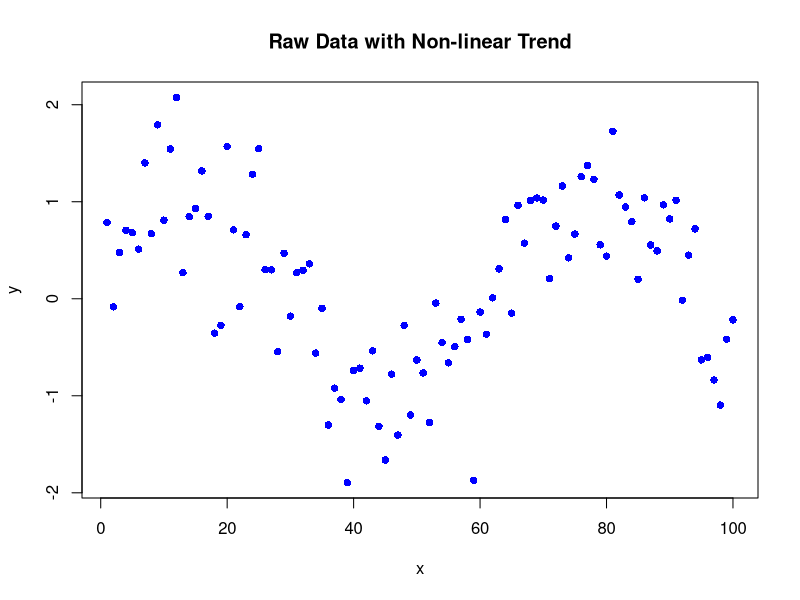
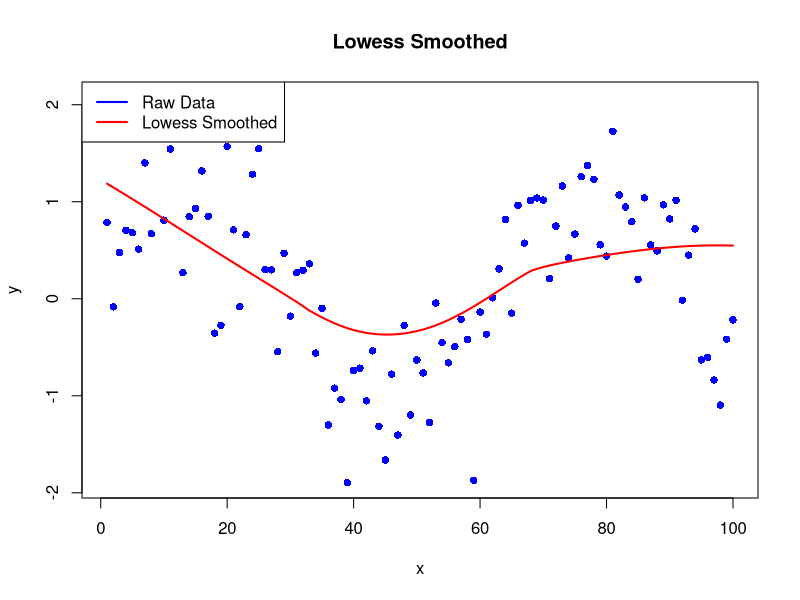
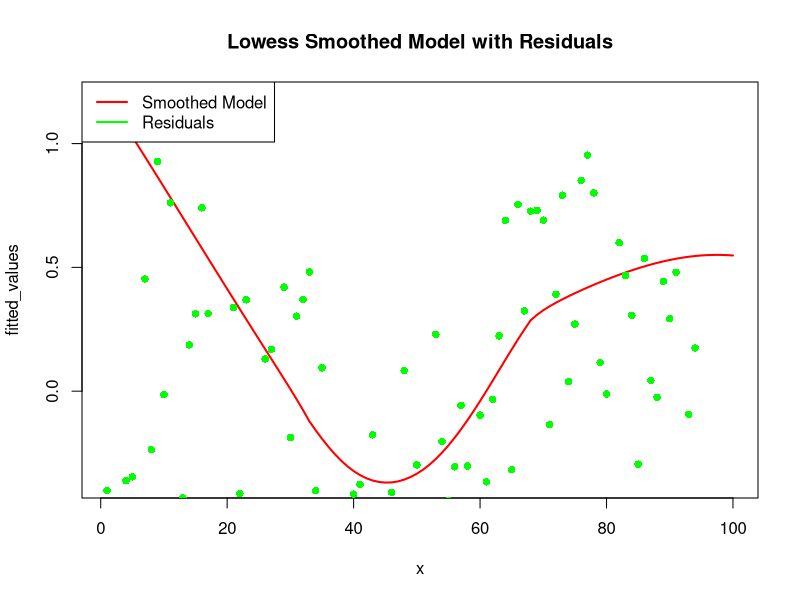
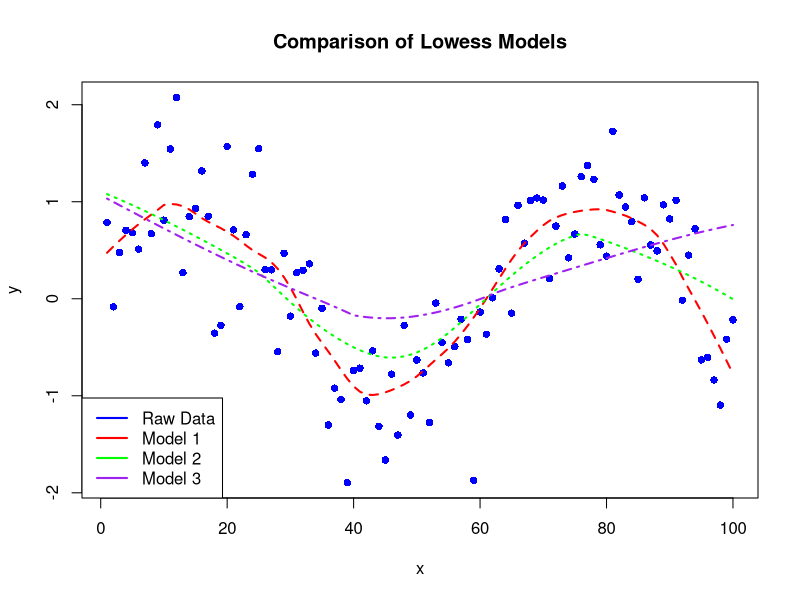

The R script that drew these images, in order:
## ---- chunk 1
# Set seed for reproducibility
set.seed(42)

# Generate data
x <- seq(1, 100, by = 1)
y <- sin(x/10) + rnorm(100, sd = 0.5)

# Plot the raw data
plot(x, y, main = "Raw Data with Non-linear Trend", col = "blue", pch = 16)
## ---- chunk 2
# Apply Lowess smoothing
smoothed_data <- lowess(x, y)

# Plot the smoothed data
plot(x, y, main = "Lowess Smoothed", col = "blue", pch = 16)
lines(smoothed_data, col = "red", lwd = 2)
legend("topleft", legend = c("Raw Data", "Lowess Smoothed"), col = c("blue", "red"), lwd = 2)
## ---- chunk 3
# Get fitted values and residuals
fitted_values <- smoothed_data$y
residuals <- y - fitted_values

# Plot the model
plot(x, fitted_values, main = "Lowess Smoothed Model with Residuals", col = "red", type = "l", lwd = 2)
points(x, residuals, col = "green", pch = 16)
legend("topleft", legend = c("Smoothed Model", "Residuals"), col = c("red", "green"), lwd = 2)
## ---- chunk 4
# Generate three smoothed models with different spans
model_1 <- lowess(x, y, f = 0.2)
model_2 <- lowess(x, y, f = 0.5)
model_3 <- lowess(x, y, f = 0.8)

# Plot the original data
plot(x, y, main = "Comparison of Lowess Models", col = "blue", pch = 16)

# Plot the smoothed models
lines(model_1, col = "red", lty = 2, lwd = 2)
lines(model_2, col = "green", lty = 3, lwd = 2)
lines(model_3, col = "purple", lty = 4, lwd = 2)

# Add a legend
legend("bottomleft", legend = c("Raw Data", "Model 1", "Model 2", "Model 3"), col = c("blue", "red", "green", "purple"), lwd = 2)
